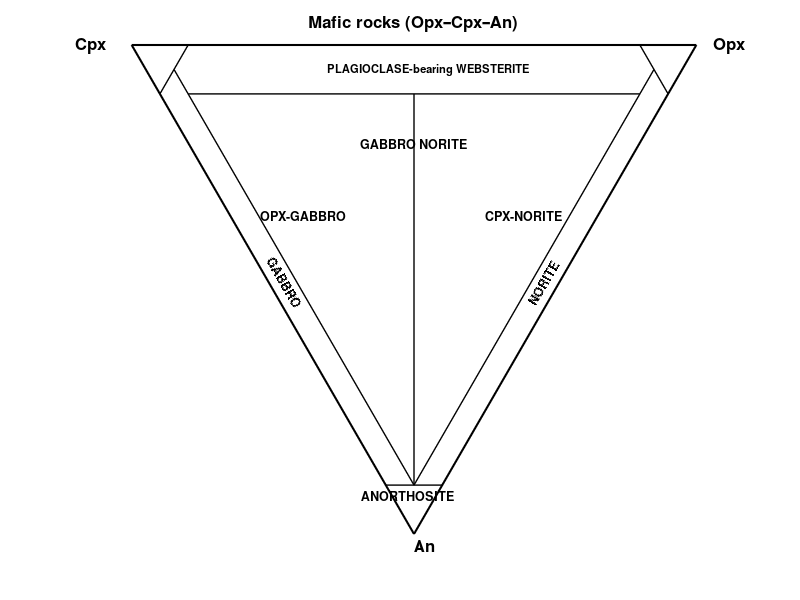

MATLAB code for this plot:
%% Mafic rocks ternary base map: Opx–Cpx–An
figure(1); clf; hold on;
axis equal off;

% inverted ternary diagram
tern = @(Cpx,An,Opx) deal( ...
    (0.5*An + Opx) ./ (Cpx + An + Opx), ... 
     (sqrt(3)/2) * (Cpx + Opx) ./ (Cpx + An + Opx)); 

% Points location
[xC,yC] = tern(100,0,0);    % Cpx
[xA,yA] = tern(0,100,0);    % An
[xO,yO] = tern(0,0,100);    % Opx

plot([xA xC xO xA],[yA yC yO yA],'k','LineWidth',1.5);

% Cpx contour line：Cpx = 90, 5
[xc90_l,yc90_l] = tern(90,10,0);
[xc90_r,yc90_r] = tern(90,0,10);
plot([xc90_l xc90_r],[yc90_l yc90_r],'k','LineWidth',1);  % Cpx=90

[xc5_l,yc5_l] = tern(5,90,5);
[xc5_r,yc5_r] = tern(5,5,90);
plot([xc5_l xc5_r],[yc5_l yc5_r],'k','LineWidth',1);  % Cpx=5

% middle line Cpx = Opx（ GABBRO / NORITE）
[xm_b,ym_b] = tern(5,90,5);    % bottom on An=90
[xm_t,ym_t] = tern(45,10,45);  % top on An=10
plot([xm_b xm_t],[ym_b ym_t],'k','LineWidth',1);

% An contour line：An = 90, 10
[xa90_l,ya90_l] = tern(10,90,0);
[xa90_r,ya90_r] = tern(0,90,10);
plot([xa90_l xa90_r],[ya90_l ya90_r],'k','LineWidth',1);  % An=90

[xa10_l,ya10_l] = tern(85,10,5);
[xa10_r,ya10_r] = tern(5,10,85);
plot([xa10_l xa10_r],[ya10_l ya10_r],'k','LineWidth',1);  % An=10

% Opx contour line：Opx = 90, 5
[xo90_l,yo90_l] = tern(10,0,90);
[xo90_r,yo90_r] = tern(0,10,90);
plot([xo90_l xo90_r],[yo90_l yo90_r],'k','LineWidth',1);  % Opx=90

[xco5_l,yco5_l] = tern(90,5,5);
[xco5_r,yco5_r] = tern(5,90,5);
plot([xco5_l xco5_r],[yco5_l yco5_r],'k','LineWidth',1);  % Opx=5


text(xC-0.1,yC,'Cpx','FontSize',12,'FontWeight','bold');
text(xO+0.03,yO,'Opx','FontSize',12,'FontWeight','bold');
text(xA,yA-0.02,'An','FontSize',12,'FontWeight','bold');

title('Mafic rocks (Opx–Cpx–An)','FontSize',12,'FontWeight','bold'); hold on;

% rock type name define
% Anorthosite
[C_ano, A_ano, O_ano] = deal(5, 92, 3);  
[xAno, yAno] = tern(C_ano, A_ano, O_ano);
text(xAno, yAno, 'ANORTHOSITE', ...
     'FontSize', 9, 'FontWeight','bold', ...
     'HorizontalAlignment','center', ...
     'VerticalAlignment','middle');

% OPX-Gabbro 
[C_gab, A_gab, O_gab] = deal(60, 40, 15);
[xGab, yGab] = tern(C_gab, A_gab, O_gab);
text(xGab, yGab, 'OPX-GABBRO', ...
     'FontSize', 9, 'FontWeight','bold', ...
     'HorizontalAlignment','center', ...
     'VerticalAlignment','middle');

% CPX-Norite
[C_nor, A_nor, O_nor] = deal(15, 40, 60);
[xNor, yNor] = tern(C_nor, A_nor, O_nor);
text(xNor, yNor, 'CPX-NORITE', ...
     'FontSize', 9, 'FontWeight','bold', ...
     'HorizontalAlignment','center', ...
     'VerticalAlignment','middle');

% Gabbro–Norite
[C_gn, A_gn, O_gn] = deal(40, 20, 40);
[xGN, yGN] = tern(C_gn, A_gn, O_gn);
text(xGN, yGN, 'GABBRO NORITE', ...
     'FontSize', 9, 'FontWeight','bold', ...
     'HorizontalAlignment','center', ...
     'VerticalAlignment','middle');

% Plagioclase-bearing websterite
[C_pw, A_pw, O_pw] = deal(45, 5, 50);
[xPW, yPW] = tern(C_pw, A_pw, O_pw);
text(xPW, yPW, 'PLAGIOCLASE-bearing WEBSTERITE', ...
     'FontSize', 8, 'FontWeight','bold', ...
     'HorizontalAlignment','center', ...
     'VerticalAlignment','middle');

% Gabbro
[C_gabL, A_gabL, O_gabL] = deal(50, 50, 3);  
[xGabL, yGabL] = tern(C_gabL, A_gabL, O_gabL);

text(xGabL, yGabL, 'GABBRO', ...
     'FontSize', 9, 'FontWeight','bold', ...
     'HorizontalAlignment','center', ...
     'VerticalAlignment','middle', 'Rotation', -60);

% NORITE
[C_norR, A_norR, O_norR] = deal(3, 50, 50);
[xNorR, yNorR] = tern(C_norR, A_norR, O_norR);
text(xNorR, yNorR, 'NORITE', 'FontSize', 9, 'FontWeight','bold', ...
    'HorizontalAlignment','center', 'VerticalAlignment','middle','Rotation', 60);